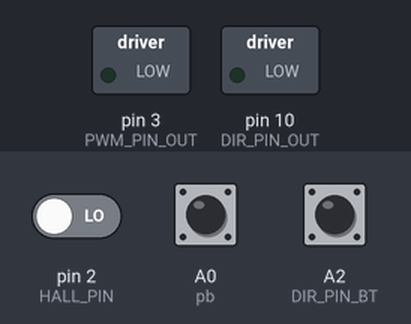
Bench run of a sketch on a simulated Arduino Uno, built with avr-gcc and run on an emulated ATmega328P. On the bench: switched loads named in the sketch (green lamp = pin HIGH). Dashed ring = blinking. Inputs (shaded band) come from the test bench; at power-on: A0 (pb) HIGH, A2 (DIR_PIN_BT) HIGH, pin 2 (HALL_PIN) LOW. What the sketch prints to the serial monitor is not drawn.

Above: at 0.8 s.
0.9 s: A0 (pb) pulled LOW for 0.15 s
At 1.5 s:
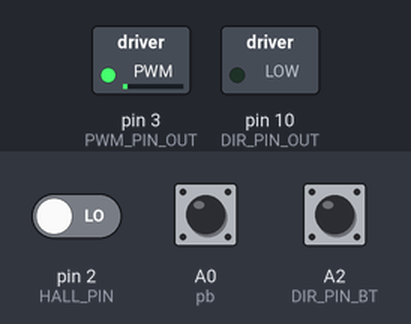
3.9 s: A2 (DIR_PIN_BT) pulled LOW for 1 s
At 4.35 s:
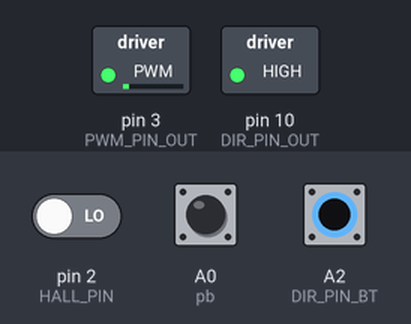
9.6 s: A2 (DIR_PIN_BT) pulled LOW for 0.15 s
At 10.2 s:
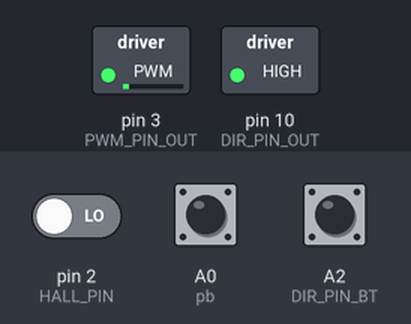
12.7 s: A2 (DIR_PIN_BT) pulsed LOW 5 times (0.12 s each, 0.3 s apart)
At 14.9 s:
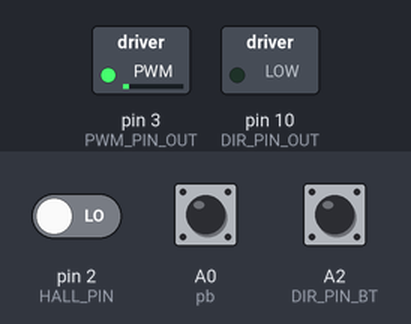
17.2 s: A2 (DIR_PIN_BT) pulled LOW for 3.2 s
At 21.3 s:
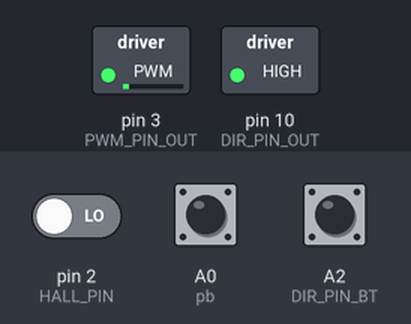
Timing chart, 0 to 22.8 s (numbered marks = the images above; inputs shaded):
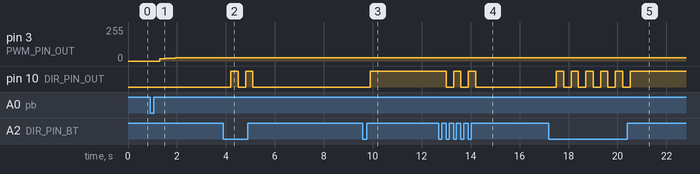

The sketch:

HB_Motor_PID.ino
```cpp
// HB_Motor_PID - with PWM and ZS-X11H controller - 10/02/2024
int pb = A0;                                // Start/Stop pgm button
int DIR_PIN_BT = A2;                        // Direction button
int DIR_PIN_OUT = 10;                       // Direction Output
int HALL_PIN = 2;                           // interrupt feedback pin
int PWM_PIN_OUT = 3;                        // 490Hz PWM Output

volatile float tic, tac, feedback=0.00;     // interrupt variables
bool dir=0;                                 // direction, 0=clockwise, 1=counterclockwise
float now, prvTime, dt;                     // time variables
float P=0.00, I=0.00, D=0.00, error=0.00, errDiff=0.00, prevErr=0.00, maxSum=50, errSum=0.00, pid=0.00;  // PID variables

float kp=0.15, ki=0.7, kd=0.001, target=15, trgt_min=12, trgt_max=25, fb_min=104, fb_max=46; // variables to be modified

void setup() {
  Serial.begin(115200);
  pinMode(pb,INPUT_PULLUP);                                               // Start pgm button
  pinMode(DIR_PIN_BT,INPUT_PULLUP);                                       // Direction button
  pinMode(DIR_PIN_OUT, OUTPUT);                                           // Direction Output
  pinMode(PWM_PIN_OUT, OUTPUT);                                           // 490Hz PWM Output
  attachInterrupt(digitalPinToInterrupt(HALL_PIN), intrupt, RISING);      // Attach Interrupt for motor Hall sensors
  Serial.print("\n\t To start pgm, click on the Start button"); while(digitalRead(pb)); delay(400); Serial.print("\n\t Started"); // start button
}

void loop() {
  now = millis(); dt = (now - prvTime) /1000.00; prvTime = now;             // time between two loops
  if( ! digitalRead(DIR_PIN_BT)){ dir = dir ^ 1; delay(300); analogWrite(PWM_PIN_OUT,0); digitalWrite(DIR_PIN_OUT, dir); } // change direction when button pushed
  pid = PID();                                                              // PID calculation
  analogWrite(PWM_PIN_OUT, round(pid = constrain(pid,trgt_min,trgt_max)) ); // output PWM PID - constrain speed for security
  Plotter();                                                                // values for the plotter
  //Trace();                                                                  // print variables
}

void intrupt(){
  tic = millis();
  feedback = tic - tac;  tac = tic;                                 // time between 2 Hall sensor detections
  feedback = map( feedback, fb_min, fb_max, trgt_min, trgt_max );   // convert feedback milliseconds to PWM value
}

float PID(){
  noInterrupts();  error = target - feedback;  interrupts();
  P = kp * error;
  I = ki * (errSum = errSum + (error * dt)); errSum = constrain( errSum, -maxSum, maxSum );
  D = kd * (error - prevErr) / dt;  prevErr = error;
  return P + I + D;
}

void Plotter(){
  Serial.print(0);            Serial.print("  ");                         // to limit plotter scale
  Serial.print(feedback,3);   Serial.print("  ");
  Serial.print(pid,3);        Serial.print("  ");
  Serial.println(trgt_max,0);                                             // to limit plotter scale
}

void Trace(){
  Serial.print(String() + "\n"
                        + "  target: "    + target
                        + "  feedback: "  + String(feedback,3)
                        + "  pid: "       + String(pid,3)
                        + "  error: "     + String(error,3)
                        + "  prevErr: "   + String(prevErr,3)
                        + "  errSum: "    + String(errSum,3)
                        + "  P: "         + String(P,3)
                        + "  I: "         + String(I,3)
                        + "  D: "         + String(D,3)
                        + "  dir: "       + dir
                        + "  dt: "        + String(dt,3)
                        );
}
```

Measured:
- after the input at 0.9 s, pin 3 (PWM_PIN_OUT): moves from 0/255 to 25/255 over 0.82 s, starting after 0.40 s
- after the input at 3.9 s, pin 10 (DIR_PIN_OUT): alternates HIGH for 0.30 s and LOW for 0.30 s, 4 changes in all, then stays LOW, starting after 0.30 s
- after the input at 9.6 s, pin 10 (DIR_PIN_OUT): LOW → HIGH after 0.30 s
- after the input at 12.7 s, pin 10 (DIR_PIN_OUT): alternates HIGH for 0.30 s and LOW for 0.30 s, 5 changes in all, then stays LOW, starting after 0.30 s
- after the input at 17.2 s, pin 10 (DIR_PIN_OUT): alternates HIGH for 0.30 s and LOW for 0.30 s, 11 changes in all, then stays HIGH, starting after 0.30 s
